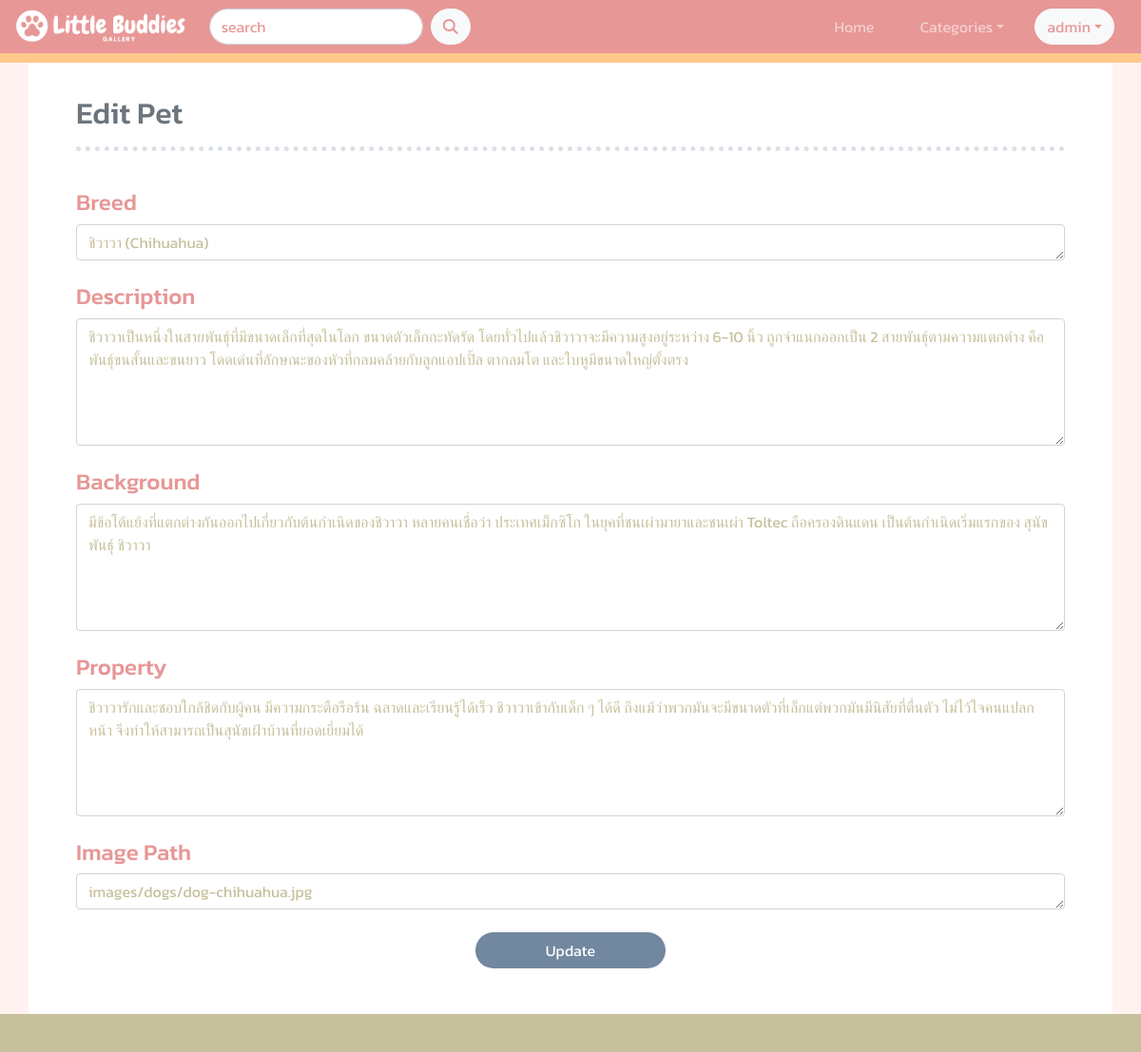
/edit_pet_update.php?updateid=8 (signed in), run on the app's committed database.
### tables this page shows
CREATE TABLE `pets` (
  `pet_id` int(11) NOT NULL,
  `categories` enum('DOG','CAT') NOT NULL,
  `breed` text NOT NULL,
  `description` text NOT NULL,
  `background` text NOT NULL,
  `property` text NOT NULL,
  `image` text NOT NULL
);

### edit_pet_update.php (the view, shortened to what this page needs)
<?php
    include('server.php');
?>
<!DOCTYPE html>
<html lang="en">
<head>
    <link rel="stylesheet" href="https://cdn.jsdelivr.net/npm/@fortawesome/fontawesome-free@6.1.1/css/all.css">
    <link href="https://cdn.jsdelivr.net/npm/bootstrap@5.1.3/dist/css/bootstrap.min.css" rel="stylesheet">
    <link rel="stylesheet" href="styles.css">
</head>
<body>
    <nav class="navbar navbar-expand-sm navbar-dark navbar-bg-pink fixed-top">
        <div class="container-fluid">
            <a href="index.php" class="navbar-brand " style="margin: -20px 0px -13px -10px;"><img src="images/logo-nav.png" height="55px"></a>
            <div class="collapse navbar-collapse" id="navbarToggle">
                <form class="d-flex" action="search.php" method="GET">
                    <input class="form-control rounded-pill ms-2 me-2" placeholder="search" type="text" name="search">
                    <button class="btn btn-light rounded-pill text-pink" type="submit">
                        <i class="fa-solid fa-magnifying-glass"></i>
                    </button>
                  </form>
                <ul class="navbar-nav ms-auto d-flex align-items-center">
                    <li class="nav-item ">
                        <a href="index.php" class="nav-link rounded-pill ms-2 me-2 px-3">Home</a>
                    </li>
                    <li class="nav-item dropdown">
                        <a class="nav-link btn-pink2 dropdown-toggle rounded-pill ms-2 me-2 px-3" data-bs-toggle="dropdown">Categories</a>
                    </li>
                    <?php if( $_SESSION['logged_in']): ?>
                        <li class="nav-item dropdown">
                            <button class="btn btn-light rounded-pill text-pink ms-2 me-3 dropdown-toggle" data-bs-toggle="dropdown"><?php echo $_SESSION['username'];?></button>
                        </li>
                    <?php endif; ?>
                </ul>
            </div>
        </div>
    </nav>
    <?php
        $updateid = $_GET['updateid'];
        $sql = "SELECT * FROM pets WHERE pet_id = '$updateid'";
        $result = $conn->query($sql);
        $row = $result->fetch_assoc();
    ?>
    <div class="container"><h2 class="text-secondary">Edit Pet</h2><hr><br>
        <div class="col-sm-12">
            <form method = "post">
                <div class="form-group">
                    <h4 class="text-pink">Breed</h4>
                    <textarea class="form-control text-green" rows="1" name="new_breed" maxlength="150"required><?php echo $row['breed'];?></textarea>
                </div>
                <div class="form-group"><br>
                    <h4 class="text-pink">Description</h4>
                    <textarea class="form-control text-green" rows="5" name="new_description" required><?php echo $row['description'];?></textarea>
                </div>
                <div class="form-group"><br>
                    <h4 class="text-pink">Background</h4>
                    <textarea class="form-control text-green" rows="5" name="new_background" required><?php echo $row['background'];?></textarea>
                </div>
                <div class="form-group"><br>
                    <h4 class="text-pink">Property</h4>
                    <textarea class="form-control text-green" rows="5" name="new_property" required><?php echo $row['property'];?></textarea>
                </div>
                <div class="form-group"><br>
                    <h4 class="text-pink">Image Path</h4>
                    <textarea class="form-control text-green" rows="1" name="new_image" required><?php echo $row['image'];?></textarea>
                </div>
                <br>
                <div class="col-sm-12 d-flex justify-content-center ">
                    <button class="btn btn-blue btn-long rounded-pill mb-5 " type="submit" name="edit_pet">Update</button>
                </div>
            </form>
        </div>
    </div>
    <div class="footer footer-green fixed-bottom"></div>
</body>
</html>

### styles.css (style rules this page uses)
.navbar { transition: all 0.5s; }
.navbar-bg-pink { border-bottom: 10px solid #FFC98B; background-color: #E79796; }
a.nav-link:link, a.nav-link:visited { background-color: #E79796; text-decoration: none; }
body { background-color: #FFF2F0; margin-bottom: 40px; font-family: 'Kanit', sans-serif; }
.container { margin-top: 50px; padding: 50px 50px 0px 50px; background-color: white; }
hr { background-color: transparent; border-top: 5px dotted #7287A0; }
.text-pink { color: #E79796; }
.text-green { color: #C6C09c; }
.btn-long { width: 200px; }
.btn-blue { color: white; background-color: #7287A0; }
.btn-pink2 { background-color: #E79796; color: white; }
a:link, a:visited { color: black; text-decoration: none; }
.footer-green { height: 40px; background-color: #C6C09c; transition: all 0.5s; }

### data on the page
pets: new_breed "ชิวาวา (Chihuahua)", new_description "ชิวาวาเป็นหนึ่งในสายพันธุ์ที่มีขนาดเล็กที่สุดในโลก ขนาดตัวเล็กกะทัดรัด โดยทั่วไปแล้วชิวาวาจะมีความสูงอยู่ระหว่าง 6-10 นิ้ว ถูกจำแนกออกเป็น 2 สายพันธุ์ตามความแตกต่าง คือ พันธุ์ขนสั้นและขนยาว โดดเด่นที่ลักษณะของหัวที่กลมคล้ายกับลูกแอปเปิ้ล ตากลมโต และใบหูมีขนาดใหญ่ตั้งตรง", new_background "มีข้อโต้แย้งที่แตกต่างกันออกไปเกี่ยวกับต้นกำเนิดของชิวาวา หลายคนเชื่อว่า ประเทศเม็กซิโก ในยุคที่ชนเผ่ามายาและชนเผ่า Toltec ถือครองดินแดน เป็นต้นกำเนิดเริ่มแรกของ สุนัขพันธุ์ ชิวาวา", new_property "ชิวาวารักและชอบใกล้ชิดกับผู้คน มีความกระตือรือร้น ฉลาดและเรียนรู้ได้เร็ว ชิวาวาเข้ากับเด็ก ๆ ได้ดี ถึงแม้ว่าพวกมันจะมีขนาดตัวที่เล็กแต่พวกมันมีนิสัยที่ตื่นตัว ไม่ไว้ใจคนแปลกหน้า จึงทำให้สามารถเป็นสุนัขเฝ้าบ้านที่ยอดเยี่ยมได้", new_image "images/dogs/dog-chihuahua.jpg"

### other printed values
$_SESSION['username'] "admin"
